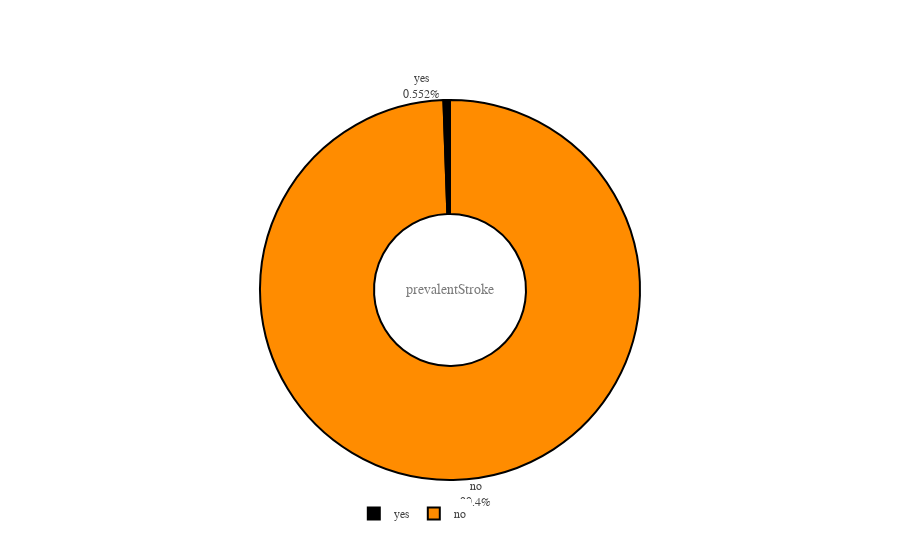

Notebook code for this chart:
### Code cell
fig = go.Figure(data=[go.Pie(labels=df['prevalentStroke'], hole=.4)])
fig.add_annotation(text='prevalentStroke',
                   x=0.5,y=0.5,showarrow=False,font_size=14,opacity=0.7,font_family='monospace')
fig.update_traces(hoverinfo='label+percent+value',
                  marker=dict(colors=['darkorange','blue'], line=dict(color='#000000', width=2)))
fig.update_layout(
    font_family='monospace',
    title=dict(text='',x=0.47,y=0.98,
               font=dict(color='black',size=20)),
    legend=dict(x=0.37,y=-0.05,orientation='h',traceorder='reversed'),
    hoverlabel=dict(bgcolor='white'))
fig.update_traces(textposition='outside', textinfo='percent+label')
fig.show()

### Figure 1 — Plotly figure (JSON) as saved in the notebook; plotly's stock layout.template omitted (floating-point values rounded to 4 significant figures; data arrays with more than 128 entries replaced by an {"elided": "..."} marker saying what was removed)
{"data": [{"hole": 0.4, "hoverinfo": "label+percent+value", "labels": {"elided": "3987 str values"}, "marker": {"colors": ["darkorange", "blue"], "line": {"color": "#000000", "width": 2}}, "textinfo": "percent+label", "textposition": "outside", "type": "pie"}], "layout": {"annotations": [{"font": {"family": "monospace", "size": 14}, "opacity": 0.7, "showarrow": false, "text": "prevalentStroke", "x": 0.5, "y": 0.5}], "font": {"family": "monospace"}, "hoverlabel": {"bgcolor": "white"}, "legend": {"orientation": "h", "traceorder": "reversed", "x": 0.37, "y": -0.05}, "title": {"font": {"color": "black", "size": 20}, "text": "", "x": 0.47, "y": 0.98}}}
